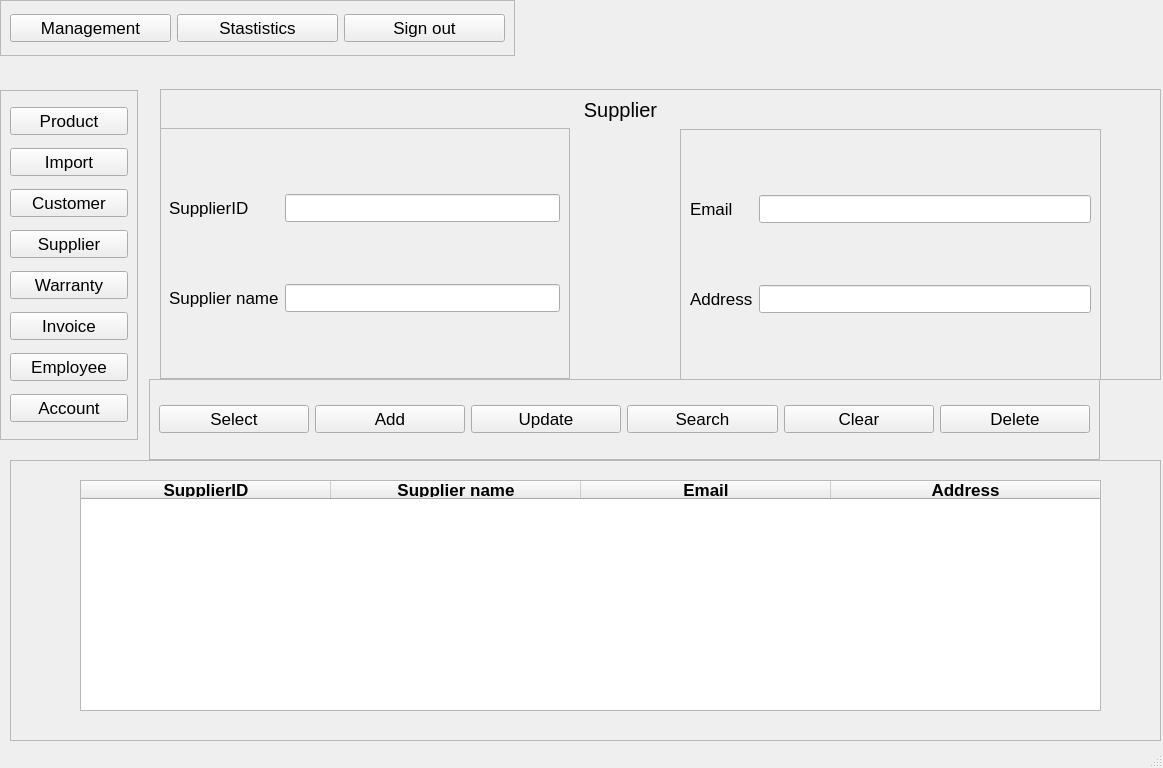
<?xml version="1.0" encoding="UTF-8"?>
<ui version="4.0">
 <class>SupplierAdmin</class>
 <widget class="QMainWindow" name="SupplierAdmin">
  <property name="geometry">
   <rect>
    <x>0</x>
    <y>0</y>
    <width>1163</width>
    <height>768</height>
   </rect>
  </property>
  <property name="font">
   <font>
    <pointsize>13</pointsize>
   </font>
  </property>
  <property name="windowTitle">
   <string>MainWindow</string>
  </property>
  <widget class="QWidget" name="centralwidget">
   <widget class="QFrame" name="frame">
    <property name="geometry">
     <rect>
      <x>10</x>
      <y>460</y>
      <width>1151</width>
      <height>281</height>
     </rect>
    </property>
    <property name="frameShape">
     <enum>QFrame::StyledPanel</enum>
    </property>
    <property name="frameShadow">
     <enum>QFrame::Raised</enum>
    </property>
    <widget class="QTableWidget" name="table">
     <property name="geometry">
      <rect>
       <x>70</x>
       <y>20</y>
       <width>1021</width>
       <height>231</height>
      </rect>
     </property>
     <property name="focusPolicy">
      <enum>Qt::NoFocus</enum>
     </property>
     <property name="showGrid">
      <bool>false</bool>
     </property>
     <attribute name="horizontalHeaderMinimumSectionSize">
      <number>50</number>
     </attribute>
     <attribute name="horizontalHeaderDefaultSectionSize">
      <number>250</number>
     </attribute>
     <attribute name="horizontalHeaderStretchLastSection">
      <bool>true</bool>
     </attribute>
     <attribute name="verticalHeaderVisible">
      <bool>false</bool>
     </attribute>
     <attribute name="verticalHeaderDefaultSectionSize">
      <number>35</number>
     </attribute>
     <column>
      <property name="text">
       <string>SupplierID</string>
      </property>
      <property name="font">
       <font>
        <weight>75</weight>
        <bold>true</bold>
       </font>
      </property>
      <property name="textAlignment">
       <set>AlignCenter</set>
      </property>
     </column>
     <column>
      <property name="text">
       <string>Supplier name</string>
      </property>
      <property name="font">
       <font>
        <weight>75</weight>
        <bold>true</bold>
       </font>
      </property>
      <property name="textAlignment">
       <set>AlignCenter</set>
      </property>
     </column>
     <column>
      <property name="text">
       <string>Email</string>
      </property>
      <property name="font">
       <font>
        <weight>75</weight>
        <bold>true</bold>
       </font>
      </property>
      <property name="textAlignment">
       <set>AlignCenter</set>
      </property>
     </column>
     <column>
      <property name="text">
       <string>Address</string>
      </property>
      <property name="font">
       <font>
        <weight>75</weight>
        <bold>true</bold>
       </font>
      </property>
      <property name="textAlignment">
       <set>AlignCenter</set>
      </property>
     </column>
    </widget>
   </widget>
   <widget class="QFrame" name="frame_2">
    <property name="geometry">
     <rect>
      <x>160</x>
      <y>89</y>
      <width>1001</width>
      <height>291</height>
     </rect>
    </property>
    <property name="frameShape">
     <enum>QFrame::StyledPanel</enum>
    </property>
    <property name="frameShadow">
     <enum>QFrame::Raised</enum>
    </property>
    <widget class="QLabel" name="label">
     <property name="geometry">
      <rect>
       <x>410</x>
       <y>0</y>
       <width>101</width>
       <height>41</height>
      </rect>
     </property>
     <property name="font">
      <font>
       <pointsize>15</pointsize>
      </font>
     </property>
     <property name="text">
      <string>Supplier</string>
     </property>
     <property name="alignment">
      <set>Qt::AlignCenter</set>
     </property>
    </widget>
    <widget class="QFrame" name="frame_6">
     <property name="geometry">
      <rect>
       <x>-1</x>
       <y>39</y>
       <width>411</width>
       <height>251</height>
      </rect>
     </property>
     <property name="frameShape">
      <enum>QFrame::StyledPanel</enum>
     </property>
     <property name="frameShadow">
      <enum>QFrame::Raised</enum>
     </property>
     <layout class="QGridLayout" name="gridLayout">
      <item row="1" column="1">
       <widget class="QLineEdit" name="supplierName"/>
      </item>
      <item row="0" column="1">
       <widget class="QLineEdit" name="supplierID"/>
      </item>
      <item row="1" column="0">
       <widget class="QLabel" name="label_3">
        <property name="text">
         <string>Supplier name</string>
        </property>
       </widget>
      </item>
      <item row="0" column="0">
       <widget class="QLabel" name="label_2">
        <property name="text">
         <string>SupplierID</string>
        </property>
       </widget>
      </item>
     </layout>
    </widget>
    <widget class="QFrame" name="frame_7">
     <property name="geometry">
      <rect>
       <x>520</x>
       <y>40</y>
       <width>421</width>
       <height>251</height>
      </rect>
     </property>
     <property name="frameShape">
      <enum>QFrame::StyledPanel</enum>
     </property>
     <property name="frameShadow">
      <enum>QFrame::Raised</enum>
     </property>
     <layout class="QGridLayout" name="gridLayout_2">
      <item row="0" column="0">
       <widget class="QLabel" name="label_4">
        <property name="text">
         <string>Email</string>
        </property>
       </widget>
      </item>
      <item row="0" column="1">
       <widget class="QLineEdit" name="email"/>
      </item>
      <item row="1" column="0">
       <widget class="QLabel" name="label_5">
        <property name="text">
         <string>Address</string>
        </property>
       </widget>
      </item>
      <item row="1" column="1">
       <widget class="QLineEdit" name="address"/>
      </item>
     </layout>
    </widget>
   </widget>
   <widget class="QFrame" name="frame_3">
    <property name="geometry">
     <rect>
      <x>0</x>
      <y>0</y>
      <width>515</width>
      <height>56</height>
     </rect>
    </property>
    <property name="layoutDirection">
     <enum>Qt::LeftToRight</enum>
    </property>
    <property name="frameShape">
     <enum>QFrame::StyledPanel</enum>
    </property>
    <property name="frameShadow">
     <enum>QFrame::Raised</enum>
    </property>
    <layout class="QHBoxLayout" name="horizontalLayout">
     <item>
      <widget class="QPushButton" name="management">
       <property name="text">
        <string>Management</string>
       </property>
      </widget>
     </item>
     <item>
      <widget class="QPushButton" name="statistic">
       <property name="text">
        <string>Stastistics</string>
       </property>
      </widget>
     </item>
     <item>
      <widget class="QPushButton" name="signOut">
       <property name="text">
        <string>Sign out</string>
       </property>
      </widget>
     </item>
    </layout>
   </widget>
   <widget class="QFrame" name="frame_4">
    <property name="geometry">
     <rect>
      <x>149</x>
      <y>379</y>
      <width>951</width>
      <height>81</height>
     </rect>
    </property>
    <property name="frameShape">
     <enum>QFrame::StyledPanel</enum>
    </property>
    <property name="frameShadow">
     <enum>QFrame::Raised</enum>
    </property>
    <layout class="QHBoxLayout" name="horizontalLayout_2">
     <item>
      <widget class="QPushButton" name="select">
       <property name="text">
        <string>Select</string>
       </property>
      </widget>
     </item>
     <item>
      <widget class="QPushButton" name="add">
       <property name="text">
        <string>Add</string>
       </property>
      </widget>
     </item>
     <item>
      <widget class="QPushButton" name="update">
       <property name="text">
        <string>Update</string>
       </property>
      </widget>
     </item>
     <item>
      <widget class="QPushButton" name="search">
       <property name="text">
        <string>Search</string>
       </property>
      </widget>
     </item>
     <item>
      <widget class="QPushButton" name="clear">
       <property name="text">
        <string>Clear</string>
       </property>
      </widget>
     </item>
     <item>
      <widget class="QPushButton" name="delete_2">
       <property name="text">
        <string>Delete</string>
       </property>
      </widget>
     </item>
    </layout>
   </widget>
   <widget class="QFrame" name="frame_5">
    <property name="geometry">
     <rect>
      <x>0</x>
      <y>90</y>
      <width>138</width>
      <height>350</height>
     </rect>
    </property>
    <property name="frameShape">
     <enum>QFrame::StyledPanel</enum>
    </property>
    <property name="frameShadow">
     <enum>QFrame::Raised</enum>
    </property>
    <layout class="QVBoxLayout" name="verticalLayout">
     <item>
      <widget class="QPushButton" name="product">
       <property name="text">
        <string>Product</string>
       </property>
      </widget>
     </item>
     <item>
      <widget class="QPushButton" name="import_2">
       <property name="text">
        <string>Import</string>
       </property>
      </widget>
     </item>
     <item>
      <widget class="QPushButton" name="customer">
       <property name="text">
        <string>Customer</string>
       </property>
      </widget>
     </item>
     <item>
      <widget class="QPushButton" name="supplier">
       <property name="text">
        <string>Supplier</string>
       </property>
      </widget>
     </item>
     <item>
      <widget class="QPushButton" name="warranty">
       <property name="text">
        <string>Warranty</string>
       </property>
      </widget>
     </item>
     <item>
      <widget class="QPushButton" name="invoice">
       <property name="text">
        <string>Invoice</string>
       </property>
      </widget>
     </item>
     <item>
      <widget class="QPushButton" name="employee">
       <property name="text">
        <string>Employee</string>
       </property>
      </widget>
     </item>
     <item>
      <widget class="QPushButton" name="account">
       <property name="text">
        <string>Account</string>
       </property>
      </widget>
     </item>
    </layout>
   </widget>
  </widget>
  <widget class="QMenuBar" name="menubar">
   <property name="geometry">
    <rect>
     <x>0</x>
     <y>0</y>
     <width>1163</width>
     <height>26</height>
    </rect>
   </property>
  </widget>
  <widget class="QStatusBar" name="statusbar"/>
 </widget>
 <resources/>
 <connections/>
</ui>
